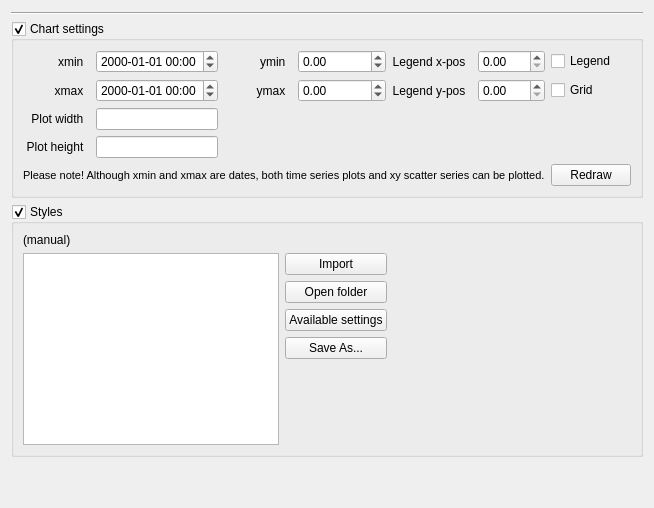
          <widget class="QWidget" name="tab_4">
           <attribute name="title">
            <string>Settings</string>
           </attribute>
           <layout class="QGridLayout" name="gridLayout_5">
            <item row="0" column="0">
             <layout class="QVBoxLayout" name="verticalLayout_2">
              <item>
               <widget class="Line" name="line_4">
                <property name="sizePolicy">
                 <sizepolicy hsizetype="Expanding" vsizetype="Fixed">
                  <horstretch>0</horstretch>
                  <verstretch>0</verstretch>
                 </sizepolicy>
                </property>
                <property name="minimumSize">
                 <size>
                  <width>0</width>
                  <height>4</height>
                 </size>
                </property>
                <property name="orientation">
                 <enum>Qt::Horizontal</enum>
                </property>
               </widget>
              </item>
              <item>
               <widget class="QGroupBox" name="chart_settings">
                <property name="title">
                 <string>Chart settings</string>
                </property>
                <property name="flat">
                 <bool>false</bool>
                </property>
                <property name="checkable">
                 <bool>true</bool>
                </property>
                <property name="checked">
                 <bool>true</bool>
                </property>
                <layout class="QGridLayout" name="gridLayout_15">
                 <item row="0" column="0">
                  <layout class="QGridLayout" name="gridLayout_4">
                   <item row="1" column="3">
                    <widget class="QDoubleSpinBox" name="spnMaxY">
                     <property name="font">
                      <font>
                       <pointsize>9</pointsize>
                       <weight>50</weight>
                       <italic>false</italic>
                       <bold>false</bold>
                      </font>
                     </property>
                     <property name="minimum">
                      <double>-999999999.000000000000000</double>
                     </property>
                     <property name="maximum">
                      <double>999999999.000000000000000</double>
                     </property>
                    </widget>
                   </item>
                   <item row="1" column="2">
                    <widget class="QLabel" name="label_5">
                     <property name="sizePolicy">
                      <sizepolicy hsizetype="Minimum" vsizetype="Preferred">
                       <horstretch>0</horstretch>
                       <verstretch>0</verstretch>
                      </sizepolicy>
                     </property>
                     <property name="font">
                      <font>
                       <pointsize>9</pointsize>
                      </font>
                     </property>
                     <property name="text">
                      <string>ymax  </string>
                     </property>
                     <property name="alignment">
                      <set>Qt::AlignRight|Qt::AlignTrailing|Qt::AlignVCenter</set>
                     </property>
                    </widget>
                   </item>
                   <item row="0" column="0">
                    <widget class="QLabel" name="label_3">
                     <property name="sizePolicy">
                      <sizepolicy hsizetype="Minimum" vsizetype="Preferred">
                       <horstretch>0</horstretch>
                       <verstretch>0</verstretch>
                      </sizepolicy>
                     </property>
                     <property name="font">
                      <font>
                       <pointsize>9</pointsize>
                      </font>
                     </property>
                     <property name="text">
                      <string>xmin  </string>
                     </property>
                     <property name="alignment">
                      <set>Qt::AlignRight|Qt::AlignTrailing|Qt::AlignVCenter</set>
                     </property>
                    </widget>
                   </item>
                   <item row="1" column="5">
                    <widget class="QDoubleSpinBox" name="spnLegY">
                     <property name="maximum">
                      <double>1.000000000000000</double>
                     </property>
                     <property name="singleStep">
                      <double>0.100000000000000</double>
                     </property>
                    </widget>
                   </item>
                   <item row="0" column="1">
                    <widget class="QDateTimeEdit" name="spnMinX">
                     <property name="font">
                      <font>
                       <pointsize>9</pointsize>
                       <weight>50</weight>
                       <italic>false</italic>
                       <bold>false</bold>
                      </font>
                     </property>
                     <property name="displayFormat">
                      <string notr="true">yyyy-MM-dd hh:mm</string>
                     </property>
                    </widget>
                   </item>
                   <item row="2" column="1">
                    <widget class="QLineEdit" name="plot_width">
                     <property name="sizePolicy">
                      <sizepolicy hsizetype="Minimum" vsizetype="Fixed">
                       <horstretch>0</horstretch>
                       <verstretch>0</verstretch>
                      </sizepolicy>
                     </property>
                     <property name="inputMethodHints">
                      <set>Qt::ImhDigitsOnly</set>
                     </property>
                    </widget>
                   </item>
                   <item row="1" column="0">
                    <widget class="QLabel" name="label_4">
                     <property name="sizePolicy">
                      <sizepolicy hsizetype="Minimum" vsizetype="Preferred">
                       <horstretch>0</horstretch>
                       <verstretch>0</verstretch>
                      </sizepolicy>
                     </property>
                     <property name="font">
                      <font>
                       <pointsize>9</pointsize>
                      </font>
                     </property>
                     <property name="text">
                      <string>xmax  </string>
                     </property>
                     <property name="alignment">
                      <set>Qt::AlignRight|Qt::AlignTrailing|Qt::AlignVCenter</set>
                     </property>
                    </widget>
                   </item>
                   <item row="0" column="2">
                    <widget class="QLabel" name="label_6">
                     <property name="sizePolicy">
                      <sizepolicy hsizetype="Minimum" vsizetype="Preferred">
                       <horstretch>0</horstretch>
                       <verstretch>0</verstretch>
                      </sizepolicy>
                     </property>
                     <property name="font">
                      <font>
                       <pointsize>9</pointsize>
                      </font>
                     </property>
                     <property name="text">
                      <string>ymin  </string>
                     </property>
                     <property name="alignment">
                      <set>Qt::AlignRight|Qt::AlignTrailing|Qt::AlignVCenter</set>
                     </property>
                    </widget>
                   </item>
                   <item row="0" column="5">
                    <widget class="QDoubleSpinBox" name="spnLegX">
                     <property name="maximum">
                      <double>1.000000000000000</double>
                     </property>
                     <property name="singleStep">
                      <double>0.100000000000000</double>
                     </property>
                    </widget>
                   </item>
                   <item row="2" column="0">
                    <widget class="QLabel" name="label_17">
                     <property name="sizePolicy">
                      <sizepolicy hsizetype="Minimum" vsizetype="Preferred">
                       <horstretch>0</horstretch>
                       <verstretch>0</verstretch>
                      </sizepolicy>
                     </property>
                     <property name="font">
                      <font>
                       <pointsize>9</pointsize>
                      </font>
                     </property>
                     <property name="text">
                      <string>Plot width  </string>
                     </property>
                     <property name="alignment">
                      <set>Qt::AlignRight|Qt::AlignTrailing|Qt::AlignVCenter</set>
                     </property>
                    </widget>
                   </item>
                   <item row="0" column="3">
                    <widget class="QDoubleSpinBox" name="spnMinY">
                     <property name="font">
                      <font>
                       <pointsize>9</pointsize>
                       <weight>50</weight>
                       <italic>false</italic>
                       <bold>false</bold>
                      </font>
                     </property>
                     <property name="minimum">
                      <double>-99999999.000000000000000</double>
                     </property>
                     <property name="maximum">
                      <double>999999999.000000000000000</double>
                     </property>
                    </widget>
                   </item>
                   <item row="1" column="6">
                    <widget class="QCheckBox" name="Grid_checkBox">
                     <property name="font">
                      <font>
                       <pointsize>9</pointsize>
                      </font>
                     </property>
                     <property name="text">
                      <string>Grid</string>
                     </property>
                    </widget>
                   </item>
                   <item row="0" column="4">
                    <widget class="QLabel" name="label">
                     <property name="sizePolicy">
                      <sizepolicy hsizetype="Minimum" vsizetype="Preferred">
                       <horstretch>0</horstretch>
                       <verstretch>0</verstretch>
                      </sizepolicy>
                     </property>
                     <property name="font">
                      <font>
                       <pointsize>9</pointsize>
                      </font>
                     </property>
                     <property name="text">
                      <string>Legend x-pos  </string>
                     </property>
                     <property name="alignment">
                      <set>Qt::AlignRight|Qt::AlignTrailing|Qt::AlignVCenter</set>
                     </property>
                    </widget>
                   </item>
                   <item row="0" column="6">
                    <widget class="QCheckBox" name="Legend_checkBox">
                     <property name="font">
                      <font>
                       <pointsize>9</pointsize>
                      </font>
                     </property>
                     <property name="text">
                      <string>Legend</string>
                     </property>
                    </widget>
                   </item>
                   <item row="1" column="1">
                    <widget class="QDateTimeEdit" name="spnMaxX">
                     <property name="font">
                      <font>
                       <pointsize>9</pointsize>
                       <weight>50</weight>
                       <italic>false</italic>
                       <bold>false</bold>
                      </font>
                     </property>
                     <property name="displayFormat">
                      <string notr="true">yyyy-MM-dd hh:mm</string>
                     </property>
                    </widget>
                   </item>
                   <item row="1" column="4">
                    <widget class="QLabel" name="label_2">
                     <property name="sizePolicy">
                      <sizepolicy hsizetype="Minimum" vsizetype="Preferred">
                       <horstretch>0</horstretch>
                       <verstretch>0</verstretch>
                      </sizepolicy>
                     </property>
                     <property name="font">
                      <font>
                       <pointsize>9</pointsize>
                      </font>
                     </property>
                     <property name="text">
                      <string>Legend y-pos  </string>
                     </property>
                     <property name="alignment">
                      <set>Qt::AlignRight|Qt::AlignTrailing|Qt::AlignVCenter</set>
                     </property>
                    </widget>
                   </item>
                   <item row="5" column="0" colspan="6">
                    <widget class="QLabel" name="label_10">
                     <property name="font">
                      <font>
                       <pointsize>8</pointsize>
                       <weight>50</weight>
                       <italic>false</italic>
                       <bold>false</bold>
                      </font>
                     </property>
                     <property name="text">
                      <string>Please note! Although xmin and xmax are dates, both time series plots and xy scatter series can be plotted.</string>
                     </property>
                    </widget>
                   </item>
                   <item row="3" column="1">
                    <widget class="QLineEdit" name="plot_height">
                     <property name="sizePolicy">
                      <sizepolicy hsizetype="Minimum" vsizetype="Fixed">
                       <horstretch>0</horstretch>
                       <verstretch>0</verstretch>
                      </sizepolicy>
                     </property>
                     <property name="sizeIncrement">
                      <size>
                       <width>0</width>
                       <height>0</height>
                      </size>
                     </property>
                     <property name="inputMethodHints">
                      <set>Qt::ImhDigitsOnly</set>
                     </property>
                    </widget>
                   </item>
                   <item row="3" column="0">
                    <widget class="QLabel" name="label_18">
                     <property name="sizePolicy">
                      <sizepolicy hsizetype="Minimum" vsizetype="Preferred">
                       <horstretch>0</horstretch>
                       <verstretch>0</verstretch>
                      </sizepolicy>
                     </property>
                     <property name="font">
                      <font>
                       <pointsize>9</pointsize>
                      </font>
                     </property>
                     <property name="text">
                      <string>Plot height  </string>
                     </property>
                     <property name="alignment">
                      <set>Qt::AlignRight|Qt::AlignTrailing|Qt::AlignVCenter</set>
                     </property>
                    </widget>
                   </item>
                   <item row="5" column="6">
                    <widget class="QPushButton" name="Redraw_pushButton">
                     <property name="sizePolicy">
                      <sizepolicy hsizetype="Fixed" vsizetype="Fixed">
                       <horstretch>0</horstretch>
                       <verstretch>0</verstretch>
                      </sizepolicy>
                     </property>
                     <property name="minimumSize">
                      <size>
                       <width>50</width>
                       <height>0</height>
                      </size>
                     </property>
                     <property name="maximumSize">
                      <size>
                       <width>100</width>
                       <height>16777215</height>
                      </size>
                     </property>
                     <property name="font">
                      <font>
                       <pointsize>9</pointsize>
                      </font>
                     </property>
                     <property name="text">
                      <string>Redraw</string>
                     </property>
                    </widget>
                   </item>
                  </layout>
                 </item>
                </layout>
               </widget>
              </item>
              <item>
               <widget class="QGroupBox" name="template_wid">
                <property name="sizePolicy">
                 <sizepolicy hsizetype="Preferred" vsizetype="Preferred">
                  <horstretch>0</horstretch>
                  <verstretch>0</verstretch>
                 </sizepolicy>
                </property>
                <property name="title">
                 <string>Styles</string>
                </property>
                <property name="checkable">
                 <bool>true</bool>
                </property>
                <property name="checked">
                 <bool>true</bool>
                </property>
                <layout class="QGridLayout" name="gridLayout_21">
                 <item row="1" column="2">
                  <spacer name="horizontalSpacer">
                   <property name="orientation">
                    <enum>Qt::Horizontal</enum>
                   </property>
                   <property name="sizeHint" stdset="0">
                    <size>
                     <width>40</width>
                     <height>20</height>
                    </size>
                   </property>
                  </spacer>
                 </item>
                 <item row="1" column="0">
                  <layout class="QGridLayout" name="gridLayout_23">
                   <property name="sizeConstraint">
                    <enum>QLayout::SetDefaultConstraint</enum>
                   </property>
                   <item row="3" column="2">
                    <widget class="QPushButton" name="open_folder_button">
                     <property name="toolTip">
                      <string>&lt;html&gt;&lt;head/&gt;&lt;body&gt;&lt;p&gt;Load the selected template.&lt;/p&gt;&lt;/body&gt;&lt;/html&gt;</string>
                     </property>
                     <property name="text">
                      <string>Open folder</string>
                     </property>
                    </widget>
                   </item>
                   <item row="4" column="2">
                    <widget class="QPushButton" name="available_settings_button">
                     <property name="toolTip">
                      <string>&lt;html&gt;&lt;head/&gt;&lt;body&gt;&lt;p&gt;Save the loaded template to file.&lt;/p&gt;&lt;/body&gt;&lt;/html&gt;</string>
                     </property>
                     <property name="text">
                      <string>Available settings</string>
                     </property>
                    </widget>
                   </item>
                   <item row="2" column="2">
                    <widget class="QPushButton" name="import_button">
                     <property name="toolTip">
                      <string>&lt;html&gt;&lt;head/&gt;&lt;body&gt;&lt;p&gt;Import template files.&lt;/p&gt;&lt;/body&gt;&lt;/html&gt;</string>
                     </property>
                     <property name="text">
                      <string>Import</string>
                     </property>
                    </widget>
                   </item>
                   <item row="0" column="0">
                    <widget class="QLabel" name="template_plot_label">
                     <property name="sizePolicy">
                      <sizepolicy hsizetype="Preferred" vsizetype="Maximum">
                       <horstretch>0</horstretch>
                       <verstretch>0</verstretch>
                      </sizepolicy>
                     </property>
                     <property name="text">
                      <string>(manual)</string>
                     </property>
                     <property name="openExternalLinks">
                      <bool>true</bool>
                     </property>
                    </widget>
                   </item>
                   <item row="2" column="0" rowspan="5" colspan="2">
                    <widget class="QListWidget" name="template_list"/>
                   </item>
                   <item row="0" column="2">
                    <widget class="QLabel" name="label_22">
                     <property name="text">
                      <string/>
                     </property>
                    </widget>
                   </item>
                   <item row="5" column="2">
                    <widget class="QPushButton" name="save_as_button">
                     <property name="toolTip">
                      <string>Save selected style to file.</string>
                     </property>
                     <property name="text">
                      <string>Save As...</string>
                     </property>
                    </widget>
                   </item>
                  </layout>
                 </item>
                </layout>
               </widget>
              </item>
             </layout>
            </item>
            <item row="1" column="0">
             <spacer name="verticalSpacer">
              <property name="orientation">
               <enum>Qt::Vertical</enum>
              </property>
              <property name="sizeHint" stdset="0">
               <size>
                <width>20</width>
                <height>40</height>
               </size>
              </property>
             </spacer>
            </item>
           </layout>
          </widget>
